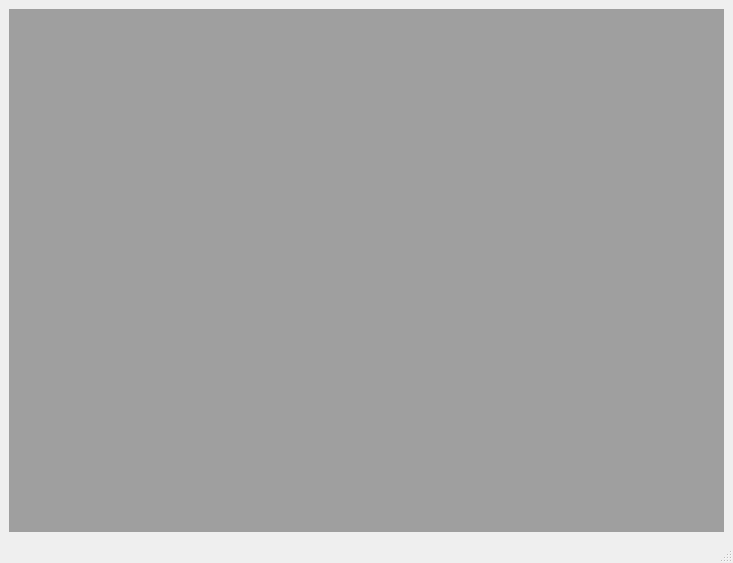
<?xml version="1.0" encoding="UTF-8"?>
<ui version="4.0">
 <class>MainWindow</class>
 <widget class="QMainWindow" name="MainWindow">
  <property name="geometry">
   <rect>
    <x>0</x>
    <y>0</y>
    <width>733</width>
    <height>563</height>
   </rect>
  </property>
  <property name="windowTitle">
   <string>MyMDIApp</string>
  </property>
  <widget class="QWidget" name="centralwidget">
   <layout class="QVBoxLayout" name="verticalLayout">
    <item>
     <widget class="QMdiArea" name="mdiArea"/>
    </item>
   </layout>
  </widget>
  <widget class="QMenuBar" name="menubar">
   <property name="geometry">
    <rect>
     <x>0</x>
     <y>0</y>
     <width>733</width>
     <height>21</height>
    </rect>
   </property>
  </widget>
  <widget class="QStatusBar" name="statusbar"/>
 </widget>
 <resources/>
 <connections/>
</ui>
